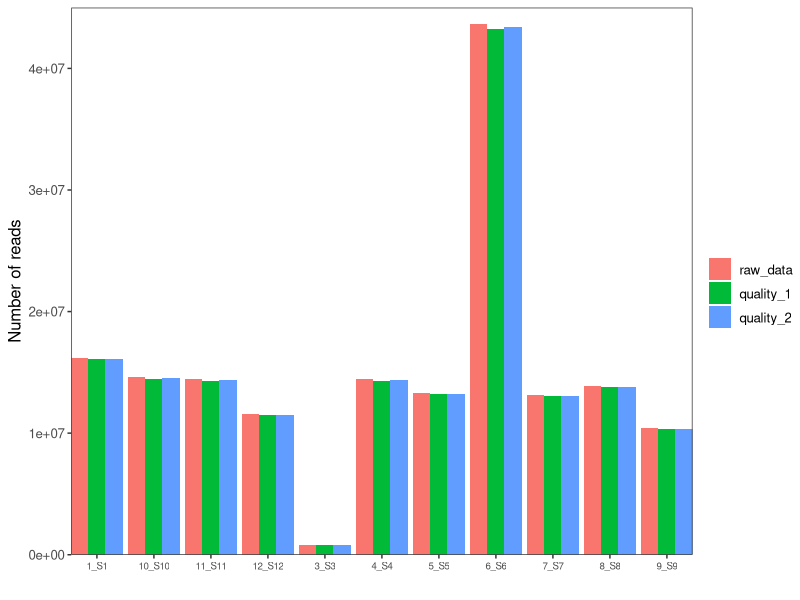
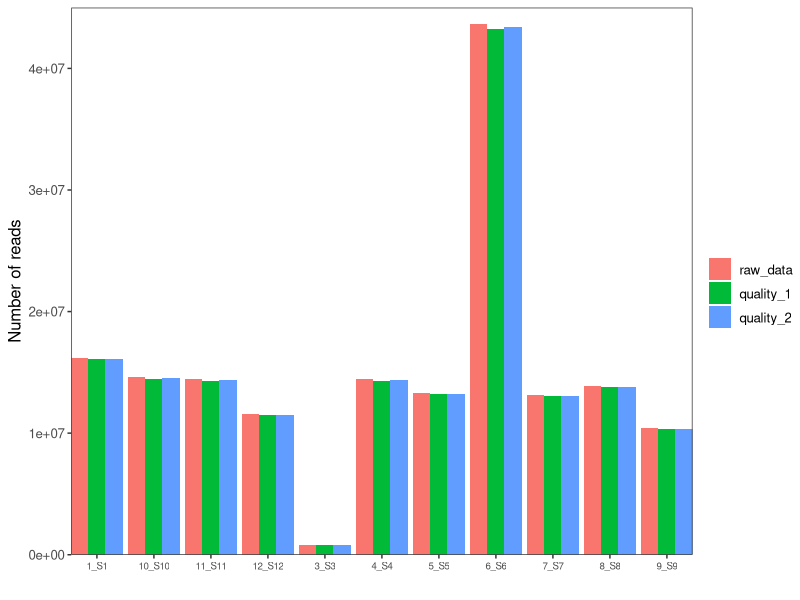

Reproduce these figures in R, in order.
#!/usr/bin/env Rscript
## Purpose of script: read counts barplot
## Date created: 13.07.2020
## Author: luigui gallardo-becerra (bfllg77@gmail.com)
# Package installation #
library(ggplot2)
library(ggpubr)
library(reshape)
# Input table #
table <- read.table(file = "readcount_quality.txt",
    header = TRUE,
    sep = "\t")
table <- melt(table, id = c("sample"))
# Plot #
table$variable <- factor(table$variable,
    levels = c("raw_data", "quality_1", "quality_2"))
barplot_qual_readcount <- ggplot(data = table) +
geom_col(aes(x = sample,
    y = value,
    fill = variable),
    position = 'dodge') +
labs(x = "",
    y = "Number of reads",
    fill = "") +
scale_x_discrete(expand = c(0, 0)) +
scale_y_continuous(expand = c(0, 0),
    limits  = c(0, 45000000)) +
theme_test() +
theme(text = element_text(size = 12),
    axis.text.x = element_text(size = 7,
        angle = 0))
#theme(legend.position = "none")
# Create .pdf #
pdf(file = "barplot_qual_readcount.pdf", width = 7.5, height = 7.5)
print(barplot_qual_readcount)
dev.off()
# Create png #
png(file = "barplot_qual_readcount.png", width = 500, height = 500)
print(barplot_qual_readcount)
dev.off()
